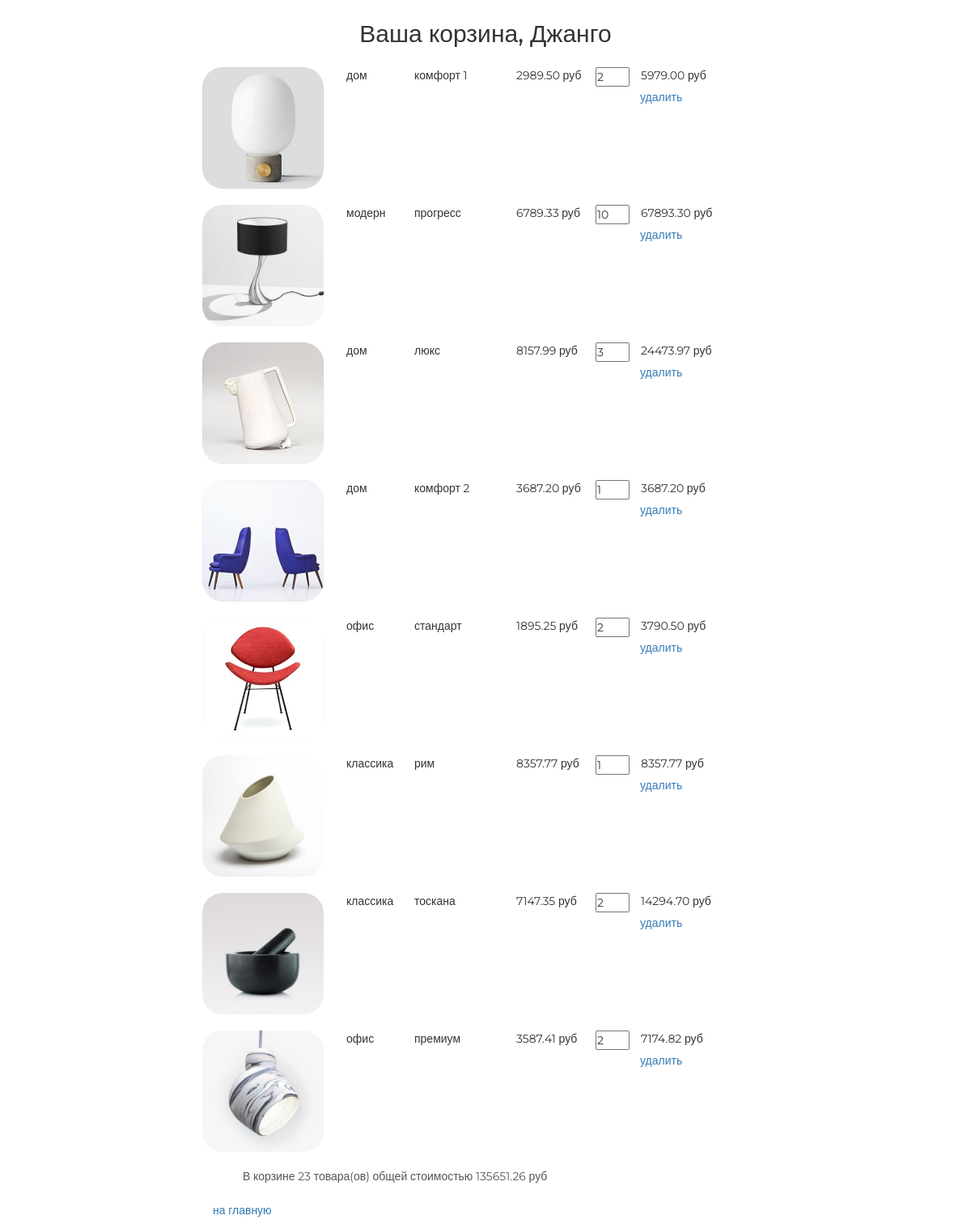
The page /basket/ (signed in) on the database as committed earlier.
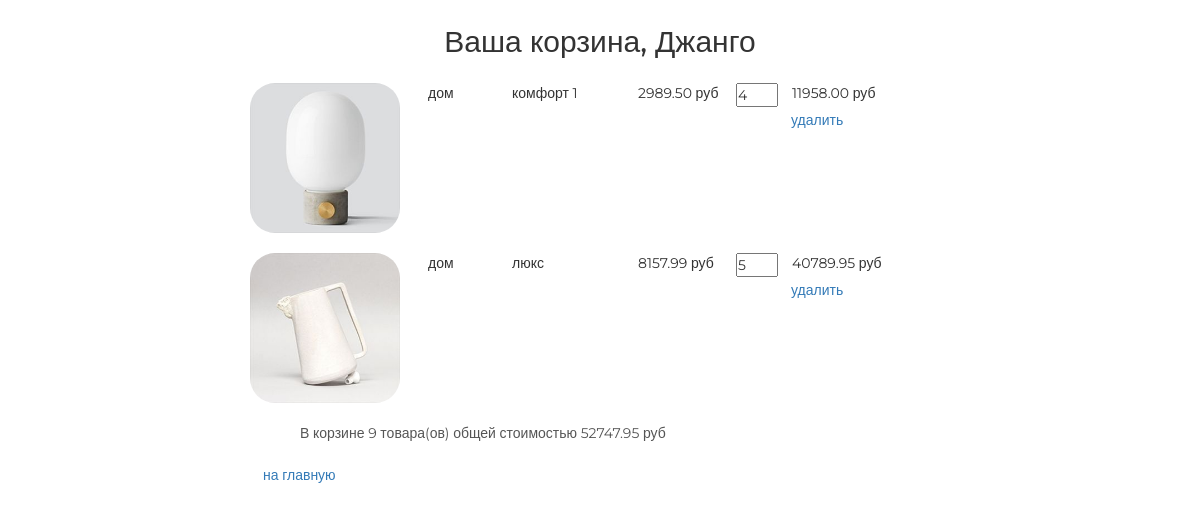
The same page on the database as committed later.
### basketapp/models.py (models this page shows)
class Basket(models.Model):
    user = models.ForeignKey(get_user_model(), on_delete=models.CASCADE,
                             related_name='basket')
    product = models.ForeignKey(Product, on_delete=models.CASCADE)
    quantity = models.IntegerField('количество', default=0)
    add_datetime = models.DateTimeField('время', auto_now_add=True)
    @property
    def product_cost(self):
        return self.product.price * self.quantity

### mainapp/models.py (models this page shows, shortened)
class Product(models.Model):
    category = models.ForeignKey(ProductsCategory, on_delete=models.CASCADE)
    name = models.CharField('товар', max_length=64)
    image = models.ImageField(upload_to='products_images', blank=True)
    description = models.TextField('описание', blank=True)
    short_desc = models.CharField(
        'краткое описание', max_length=64, blank=True)
    price = models.DecimalField(
        'цена', max_digits=8, decimal_places=2, default=0, null=True)
    quantity = models.PositiveIntegerField('количество на складе', default=0)
    class Meta:
        verbose_name = 'товар'
        verbose_name_plural = 'товары'

class ProductsCategory(models.Model):
    name = models.CharField('категория товара', max_length=64)
    description = models.TextField('описание категории', blank=True)
    class Meta:
        verbose_name = 'категория товара'
        verbose_name_plural = 'категории товаров'

### authapp/models.py (models this page shows)
class ShopUser(AbstractUser):
    age = models.PositiveIntegerField('возраст', null=True)
    avatar = models.ImageField('аватар', upload_to='avatars', blank=True)
    def basket_total_cost(self):
        return sum(map(lambda x: x.product_cost, self.basket.all()))
    def basket_total_qty(self):
        return sum(map(lambda x: x.quantity, self.basket.all()))

### basketapp/views.py (the view)
# urls.py: path('', basketapp.index, name='index'),
@login_required
def index(request):
    basket = request.user.basket.all()
    context = {
        'page_title': 'корзина',
        'basket': basket,
    }
    return render(request, 'basketapp/index.html', context)

### basketapp/templates/basketapp/index.html
{% extends 'basketapp/base.html' %}
{% load static %}
{% block container %}
    <div class="basket_list">
        {% include 'basketapp/includes/inc__basket_list.html' %}
    </div>
{% endblock %}

### basketapp/templates/basketapp/base.html (shortened to what this page needs)
<!DOCTYPE html>
{% load static %}
<html>
<head>
    {% block css %}
        <link rel="stylesheet" type="text/css" href="{% static 'css/bootstrap.min.css' %}">
        <link rel="stylesheet" type="text/css" href="{% static 'css/style.css' %}">
        <link rel="stylesheet" href="{% static 'fonts/font-awesome/css/font-awesome.css' %}">
    {% endblock %}
</head>
<body>
<div class="basket_container">
    <div class="h2 text-center head">
        Ваша корзина,
        {{ user.first_name|default:"пользователь"|title }}
    </div>
    {% block container %}
    {% endblock %}
</div>
</body>
</html>

### basketapp/templates/basketapp/includes/inc__basket_list.html
{% load static %}
{% if basket %}
    {% for item in basket %}
        <div class="basket_record">
            <img src="/media/{{ item.product.image }}" alt="{{ item.product.short_desc }}">
            <span class="category_name">{{ item.product.category.name }}</span>
            <span class="product_name">{{ item.product.name }}</span>
            <span class="product_price">{{ item.product.price }}&nbspруб</span>
            <input type="number" name="{{ item.pk }}" min="0" max="{{ item.product.quantity }}"
                   value="{{ item.quantity }}">
            <span class="product_cost">{{ item.product_cost }}&nbspруб</span>
            <a href="{% url 'basket:remove' basket_pk=item.pk %}" class="btn btn-round">
                удалить
            </a>
        </div>
    {% endfor %}
    <div class="basket_summary">
        В корзине {{ user.basket_total_qty }} товара(ов) общей стоимостью
        {{ user.basket_total_cost }} руб
    </div>
{% else %}
    <h4>Корзина пуста</h4>
{% endif %}
<a href="{% url 'main:index' %}" class="btn btn-round">
    на главную
</a>

Rows that differ between the two databases and show on the page:
removed Basket: product.image (picture), product.category.name "модерн", product.name "прогресс", product.price "6789.33", quantity "10", product_cost "67893.30"
removed Basket: product.image (picture), product.category.name "дом", product.name "комфорт 2", product.price "3687.20", quantity "1", product_cost "3687.20"
removed Basket: product.image (picture), product.category.name "офис", product.name "стандарт", product.price "1895.25", quantity "2", product_cost "3790.50"
removed Basket: product.image (picture), product.category.name "классика", product.name "рим", product.price "8357.77", quantity "1", product_cost "8357.77"
removed Basket: product.image (picture), product.category.name "классика", product.name "тоскана", product.price "7147.35", quantity "2", product_cost "14294.70"
removed Basket: product.image (picture), product.category.name "офис", product.name "премиум", product.price "3587.41", quantity "2", product_cost "7174.82"
changed ShopUser "Джанго": basket_total_qty "23" → "9"; basket_total_cost "135651.26" → "52747.95"
changed Basket "комфорт 1": quantity "2" → "4"; product_cost "5979.00" → "11958.00"
changed Basket "люкс": quantity "3" → "5"; product_cost "24473.97" → "40789.95"
